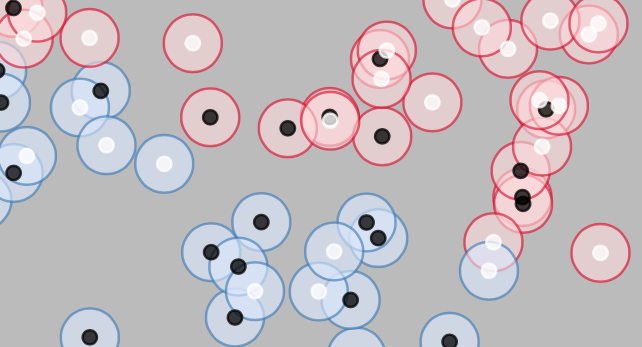

The Python source for this figure:
import matplotlib
matplotlib.use("Agg")
import matplotlib.pyplot as plt
import seaborn as sns
sns.set(style="white", font="Arial")
colors = sns.color_palette("Paired", n_colors=12).as_hex()

import numpy as np
import torch

from gmm import GaussianMixture
from math import sqrt


def main():
    n, d = 300, 2

    # generate some data points ..
    data = torch.Tensor(n, d).normal_()
    # .. and shift them around to non-standard Gaussians
    data[:n//2] -= 1
    data[:n//2] *= sqrt(3)
    data[n//2:] += 1
    data[n//2:] *= sqrt(2)

    # Next, the Gaussian mixture is instantiated and ..
    n_components = 2
    model = GaussianMixture(n_components, d)
    model.fit(data)
    # .. used to predict the data points as they where shifted
    y = model.predict(data)

    plot(data, y)


def plot(data, y):
    n = y.shape[0]

    fig, ax = plt.subplots(1, 1, figsize=(1.61803398875*4, 4))
    ax.set_facecolor("#bbbbbb")
    ax.set_xlabel("Dimension 1")
    ax.set_ylabel("Dimension 2")

    # plot the locations of all data points ..
    for i, point in enumerate(data.data):
        if i <= n//2:
            # .. separating them by ground truth ..
            ax.scatter(*point, color="#000000", s=3, alpha=.75, zorder=n+i)
        else:
            ax.scatter(*point, color="#ffffff", s=3, alpha=.75, zorder=n+i)

        if y[i] == 0:
            # .. as well as their predicted class
            ax.scatter(*point, zorder=i, color="#dbe9ff", alpha=.6, edgecolors=colors[1])
        else:
            ax.scatter(*point, zorder=i, color="#ffdbdb", alpha=.6, edgecolors=colors[5])

    handles = [plt.Line2D([0], [0], color="w", lw=4, label="Ground Truth 1"),
        plt.Line2D([0], [0], color="black", lw=4, label="Ground Truth 2"),
        plt.Line2D([0], [0], color=colors[1], lw=4, label="Predicted 1"),
        plt.Line2D([0], [0], color=colors[5], lw=4, label="Predicted 2")]

    legend = ax.legend(loc="best", handles=handles)

    plt.tight_layout()
    plt.savefig("example.pdf")


if __name__ == "__main__":
    main()
